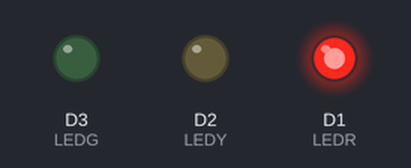
A sketch run on a simulated ESP8266 (NodeMCU). On the bench: output pins drawn as LEDs (lit = HIGH).

Above: at 0.1 s.
Timing chart, 0 to 1.6 s (numbered marks = the images above):
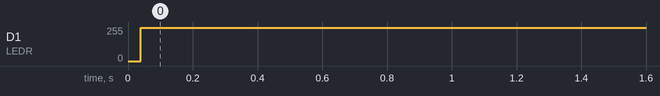

The sketch:

external_LEDs_test.ino
```cpp
// Define the LED pin according to the pin diagram
int LEDR = D1;
int LEDY = D2;
int LEDG = D3;

void setup() {
// Pins for the external LEDs
    pinMode(LEDR, OUTPUT);
    pinMode(LEDY, OUTPUT);
    pinMode(LEDG, OUTPUT);
    // Ensure the LEDs are OFF by default.
    // Note: The LEDs are ON when the pin is LOW, OFF when HIGH.
    digitalWrite(LEDR, LOW);
    digitalWrite(LEDY, LOW);
    digitalWrite(LEDG, LOW);
}

void loop() {
  int pred_index = 0;
  turn_on_leds(pred_index);
}

/**
* @brief      turn_off_leds function - turn-off all LEDs
*/
void turn_off_leds(){
    digitalWrite(LEDR, LOW);
    digitalWrite(LEDY, LOW);
    digitalWrite(LEDG, LOW);
}

/**
* @brief      turn_on_leds function used to turn on an specif LED
* @param[in]  pred_index
*             label 0: [0] ==> ALL OFF
*             label 1: [1] ==> Green ON
*             label 2: [2] ==> Yellow ON
*/
void turn_on_leds(int pred_index) {
    switch (pred_index)
    {
        case 0:
            turn_off_leds();
            digitalWrite(LEDR, HIGH);
            break;
        case 1:
            turn_off_leds();
            digitalWrite(LEDG, HIGH);
            break;
        case 2:
            turn_off_leds();
            digitalWrite(LEDY, HIGH);
            break;
        case 3:
            turn_off_leds();
            break;
    }
}
```

Measured:
- by itself, D1 (LEDR): 0/255 → 250/255 at 0.04 s
